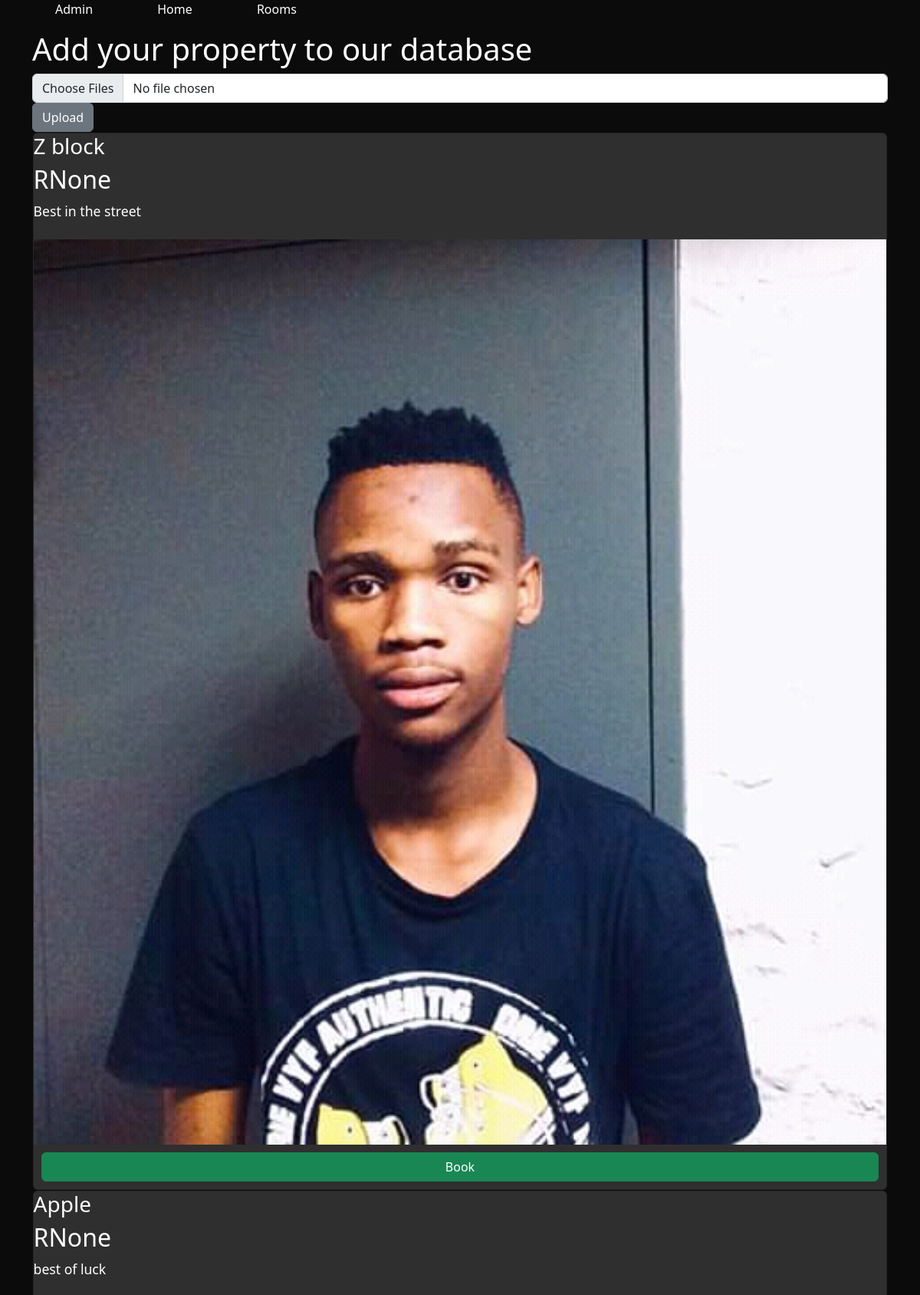
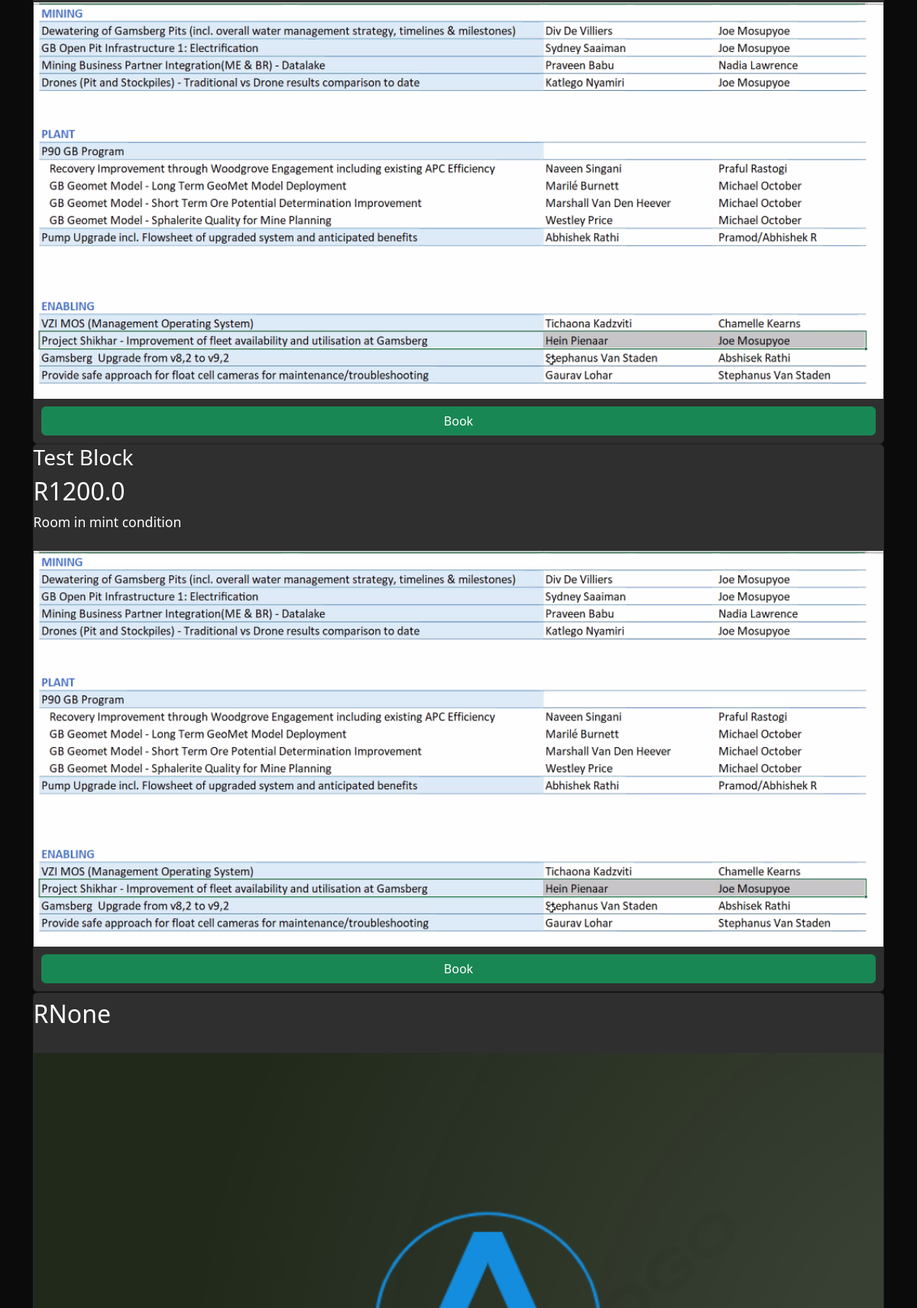
The page / (upper part) on the database its author committed (2 pictures, top to bottom).
### room/models.py (models this page shows, shortened)
class Room(models.Model):
    number = models.CharField(max_length=5,choices=ROOM_NUMBER,null=True, blank=True)
    name = models.CharField(max_length=30,choices=ROOM_NAME,null=True, blank=True)
    rent = models.FloatField(null=True, blank=True)
    description = models.TextField(max_length=300)
    room_type = models.CharField(max_length=300,choices=ROOM_TYPE)
    images = models.FileField()
    agent = models.ForeignKey(Agent, null=True, blank=True,on_delete=models.CASCADE)

### room/views.py (the view)
# urls.py: path('',views.get_rooms,name='rooms')
def get_rooms(request):
    if request.method == "POST":
        images = request.FILES.getlist('images')
        for image in images:
            Room.objects.create(images=image)
    rooms = Room.objects.all()
    customers = Customer.objects.all()
    context= {'rooms': rooms,
    'customers':customers}
    return render(request, 'room/index.html',context)

### room/templates/room/index.html (shortened to what this page needs)
{% extends "room/base.html"%}
{% block content %}
<div class="container">
<div class="form-add-property">
    <h1>Add your property to our database</h1>
<form action="" method="post" enctype="multipart/form-data">
    <input type="file" class="form-control" name="images" multiple>
    <button class="btn btn-secondary">Upload</button>
</form>
</div>
<div class="room-div">
    {% for img in rooms %}
    <div class="card" >
        <h3>{{img.name}}</h3>
        <h2>R{{img.rent}}</h2>
        <p>{{img.description}}</p>
        <img src="{{img.images.url}}" alt="Image">
        <a href="#" class="btn btn-success">Book</a>
    </div>
    {%endfor%}
</div>
</div>
{%endblock%}

### room/templates/room/base.html (shortened to what this page needs)
{% load static %}
<!DOCTYPE html>
<html lang="en">
  <head>
    <link rel="stylesheet" href="https://cdn.jsdelivr.net/npm/bootstrap@5.2.3/dist/css/bootstrap.min.css">
    <link rel="stylesheet" href="{% static 'styles.css' %}">
    {% include "room/header.html" %}
    {% block content %}
    {%endblock%}
  </head>
  <body>
  </body>
</html>

### room/templates/room/header.html
<div>
  <ul>
    <li><a href="/admin">Admin</a></li>
    <li> <a href="{% url 'home' %}">Home</a></li>
    <li> <a href="{% url 'rooms' %}">Rooms</a></li>
  </ul>
</div>

### room/static/styles.css (style rules this page uses)
body { background-color: rgb(12, 11, 11); color: white; font-family:monospace, 'Courier New', Courier, ; }
.card { background-color: rgb(48, 47, 47); font-size: 1.1rem; margin: 0.6px; }
li,a { color:#fff; text-decoration: none; list-style: none; padding: 10px; margin: 10px; display: inline; cursor: pointer; }
li,a:hover { color: rgb(68, 68, 67); }

### rows shown on the page
Room: name "Z block", rent "None", description "Best in the street", images (picture)
Room: name "Apple", rent "None", description "best of luck", images (picture)
Room: name "Test Block", rent "1200.0", description "Room in mint condition", images (picture)
Room: rent "None", images (picture)
